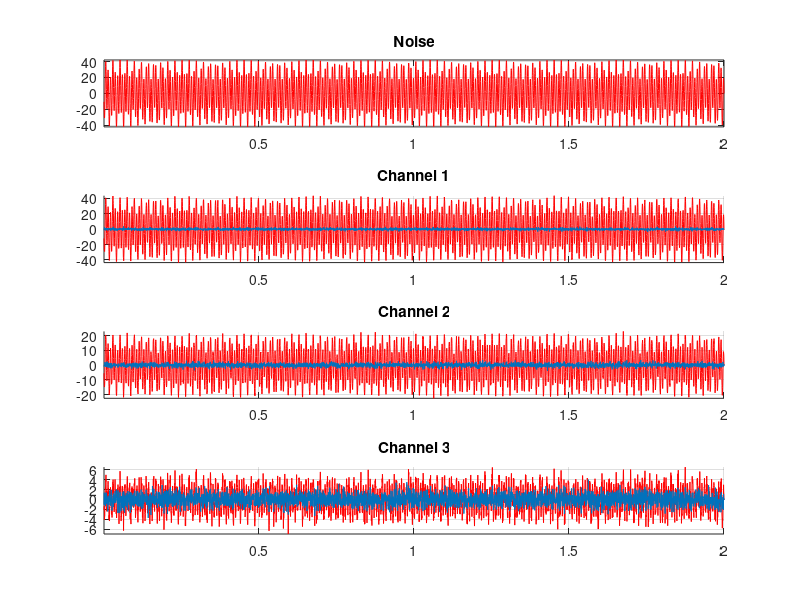

This figure's MATLAB source: (Note: this script raises an error after producing the figure.)



clear all
close all
clc



L=4096;
SR=2048;

time=(1:L)./SR;
f=[130 45];
Asimul=30;
LagSimul=round(rand(1)*100);

noise1=Asimul*sin((2*pi*f(1)).*(((1:L)+LagSimul)./SR));
noise2=0.4*Asimul*sin((2*pi*f(2)).*(((1:L)+LagSimul)./SR));
noise=noise1+noise2;

xo=randn(3,L);
x(1,:)=xo(1,:)+noise;
x(2,:)=xo(2,:)+0.5*noise;
x(3,:)=xo(3,:)+0.1*noise;

figure
subplot(411)
    plot(time,noise,'r');
    axis tight
    grid on
    title('Noise')

subplot(412)
    hold on
    plot(time,x(1,:),'r');
    plot(time,xo(1,:));
    hold off
    axis tight
    grid on
    title('Channel 1')
    
subplot(413)
    hold on
    plot(time,x(2,:),'r');
    plot(time,xo(2,:));
    hold off
    axis tight
    grid on
    title('Channel 2')
    
 subplot(414)
    hold on
    plot(time,x(3,:),'r');
    plot(time,xo(3,:));
    hold off
    axis tight
    grid on
    title('Channel 3')
    
    


iter=4;
xfilt= MatchedFilter(f,x,SR,iter);

error=xo-xfilt;


figure
subplot(311)
    plot(time,error(1,:),'r');
    axis tight
    grid on
    title('Error channel 1')

subplot(312)
    plot(time,error(2,:),'r');
    axis tight
    grid on
    title('Error channel 2')
    
subplot(313)
    plot(time,error(3,:),'r');
    axis tight
    grid on
    title('Error channel 3')

xo2=reshape(xo,[],1);
xfilt2=reshape(xfilt,[],1);
x2=reshape(x,[],1);

SE=sum((xo2-x2).^2);
MSEnoise=100.*(SE/(sum(xo2.^2)));

SE=sum((xo2-xfilt2).^2);
MSEfilt=100.*(SE/(sum(xo2.^2)));






